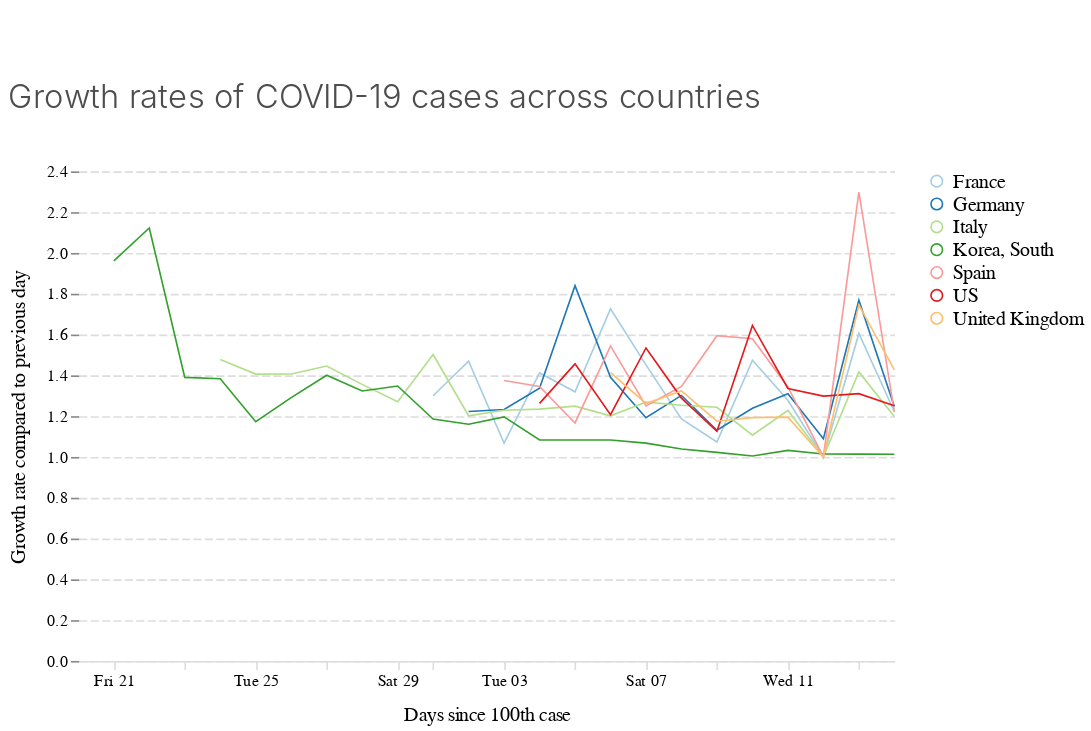

Notebook source saved alongside this figure:
### Code cell
alt.Chart(
    confirmed_sel, 
    height=300,
    title='Growth rates of COVID-19 cases across countries'
).mark_line().encode(
    alt.X('date:T', title='Days since 100th case'),
    alt.Y(
        'perc_growth:Q',
        title='Growth rate compared to previous day'
    ),
    color='country:N')

### Figure 1 — Vega-Lite specification as saved in the notebook (floating-point values rounded to 4 significant figures)
{"$schema": "https://vega.github.io/schema/vega-lite/v3.4.0.json", "config": {"area": {"fill": "#1696d2"}, "axisX": {"domain": true, "domainColor": "#DEDDDD", "domainDashOffset": 10, "domainWidth": 1, "grid": false, "labelAngle": 0, "labelFont": "Avenir", "labelFontSize": 10, "tickColor": "#DEDDDD", "titleFont": "Avenir", "titleFontSize": 12, "titleFontWeight": 400, "titlePadding": 10}, "axisY": {"domain": false, "domainDashOffset": 10, "grid": true, "gridColor": "#DEDDDD", "gridDash": [5, 2], "gridWidth": 1, "labelAngle": 0, "labelFont": "Avenir", "labelFontSize": 10, "titleFont": "Avenir", "titleFontSize": 12, "titleFontWeight": 400, "titlePadding": 10}, "bar": {"fill": "#1696d2", "strokeWidth": 0}, "guide-title": {"color": "Monospace", "font": "Avenir", "fontSize": 15}, "header": {"titleFontSize": 12, "titleFontWeight": 400}, "legend": {"labelFont": "Avenir", "labelFontSize": 12, "symbolSize": 50, "symbolType": "circle", "title": "", "titleFont": "Avenir", "titleFontSize": 12}, "line": {"color": "#1696d2", "stroke": "#1696d2", "strokeWidth": 1}, "path": {"stroke": "#1696d2"}, "point": {"filled": true}, "range": {"category": ["#a6cee3", "#1f78b4", "#b2df8a", "#33a02c", "#fb9a99", "#e31a1c", "#fdbf6f", "#ff7f00"], "diverging": ["#cfe8f3", "#a2d4ec", "#73bfe2", "#46abdb", "#1696d2", "#12719e"]}, "text": {"align": "right", "color": "#1696d2", "font": "Avenir", "fontSize": 12, "fontWeight": 400, "size": 11}, "title": {"anchor": "start", "color": "#4d4d4d", "font": "Avenir", "fontSize": 20, "fontWeight": 300, "lineHeight": 100, "offset": 30}, "trail": {"color": "#1696d2", "stroke": "#1696d2"}, "view": {"strokeWidth": 0}}, "data": {"name": "data-5514924f9b34046e41cb1e766b103c18"}, "datasets": {"data-5514924f9b34046e41cb1e766b103c18": [{"country": "France", "date": "2020-02-29T00:00:00", "days_since100": 0, "perc_growth": null, "value": 100}, {"country": "France", "date": "2020-03-01T00:00:00", "days_since100": 1, "perc_growth": 1.3, "value": 130}, {"country": "France", "date": "2020-03-02T00:00:00", "days_since100": 2, "perc_growth": 1.469, "value": 191}, {"country": "France", "date": "2020-03-03T00:00:00", "days_since100": 3, "perc_growth": 1.068, "value": 204}, {"country": "France", "date": "2020-03-04T00:00:00", "days_since100": 4, "perc_growth": 1.412, "value": 288}, {"country": "France", "date": "2020-03-05T00:00:00", "days_since100": 5, "perc_growth": 1.319, "value": 380}, {"country": "France", "date": "2020-03-06T00:00:00", "days_since100": 6, "perc_growth": 1.726, "value": 656}, {"country": "France", "date": "2020-03-07T00:00:00", "days_since100": 7, "perc_growth": 1.451, "value": 952}, {"country": "France", "date": "2020-03-08T00:00:00", "days_since100": 8, "perc_growth": 1.186, "value": 1129}, {"country": "France", "date": "2020-03-09T00:00:00", "days_since100": 9, "perc_growth": 1.074, "value": 1212}, {"country": "France", "date": "2020-03-10T00:00:00", "days_since100": 10, "perc_growth": 1.474, "value": 1787}, {"country": "France", "date": "2020-03-11T00:00:00", "days_since100": 11, "perc_growth": 1.278, "value": 2284}, {"country": "France", "date": "2020-03-12T00:00:00", "days_since100": 12, "perc_growth": 1, "value": 2284}, {"country": "France", "date": "2020-03-13T00:00:00", "days_since100": 13, "perc_growth": 1.606, "value": 3667}, {"country": "France", "date": "2020-03-14T00:00:00", "days_since100": 14, "perc_growth": 1.222, "value": 4480}, {"country": "Germany", "date": "2020-03-01T00:00:00", "days_since100": 0, "perc_growth": null, "value": 130}, {"country": "Germany", "date": "2020-03-02T00:00:00", "days_since100": 1, "perc_growth": 1.223, "value": 159}, {"country": "Germany", "date": "2020-03-03T00:00:00", "days_since100": 2, "perc_growth": 1.233, "value": 196}, {"country": "Germany", "date": "2020-03-04T00:00:00", "days_since100": 3, "perc_growth": 1.337, "value": 262}, {"country": "Germany", "date": "2020-03-05T00:00:00", "days_since100": 4, "perc_growth": 1.84, "value": 482}, {"country": "Germany", "date": "2020-03-06T00:00:00", "days_since100": 5, "perc_growth": 1.39, "value": 670}, {"country": "Germany", "date": "2020-03-07T00:00:00", "days_since100": 6, "perc_growth": 1.193, "value": 799}, {"country": "Germany", "date": "2020-03-08T00:00:00", "days_since100": 7, "perc_growth": 1.302, "value": 1040}, {"country": "Germany", "date": "2020-03-09T00:00:00", "days_since100": 8, "perc_growth": 1.131, "value": 1176}, {"country": "Germany", "date": "2020-03-10T00:00:00", "days_since100": 9, "perc_growth": 1.239, "value": 1457}, {"country": "Germany", "date": "2020-03-11T00:00:00", "days_since100": 10, "perc_growth": 1.31, "value": 1908}, {"country": "Germany", "date": "2020-03-12T00:00:00", "days_since100": 11, "perc_growth": 1.089, "value": 2078}, {"country": "Germany", "date": "2020-03-13T00:00:00", "days_since100": 12, "perc_growth": 1.769, "value": 3675}, {"country": "Germany", "date": "2020-03-14T00:00:00", "days_since100": 13, "perc_growth": 1.248, "value": 4585}, {"country": "Italy", "date": "2020-02-23T00:00:00", "days_since100": 0, "perc_growth": null, "value": 155}, {"country": "Italy", "date": "2020-02-24T00:00:00", "days_since100": 1, "perc_growth": 1.477, "value": 229}, {"country": "Italy", "date": "2020-02-25T00:00:00", "days_since100": 2, "perc_growth": 1.406, "value": 322}, {"country": "Italy", "date": "2020-02-26T00:00:00", "days_since100": 3, "perc_growth": 1.407, "value": 453}, {"country": "Italy", "date": "2020-02-27T00:00:00", "days_since100": 4, "perc_growth": 1.446, "value": 655}, {"country": "Italy", "date": "2020-02-28T00:00:00", "days_since100": 5, "perc_growth": 1.356, "value": 888}, {"country": "Italy", "date": "2020-02-29T00:00:00", "days_since100": 6, "perc_growth": 1.27, "value": 1128}, {"country": "Italy", "date": "2020-03-01T00:00:00", "days_since100": 7, "perc_growth": 1.502, "value": 1694}, {"country": "Italy", "date": "2020-03-02T00:00:00", "days_since100": 8, "perc_growth": 1.202, "value": 2036}, {"country": "Italy", "date": "2020-03-03T00:00:00", "days_since100": 9, "perc_growth": 1.229, "value": 2502}, {"country": "Italy", "date": "2020-03-04T00:00:00", "days_since100": 10, "perc_growth": 1.235, "value": 3089}, {"country": "Italy", "date": "2020-03-05T00:00:00", "days_since100": 11, "perc_growth": 1.249, "value": 3858}, {"country": "Italy", "date": "2020-03-06T00:00:00", "days_since100": 12, "perc_growth": 1.202, "value": 4636}, {"country": "Italy", "date": "2020-03-07T00:00:00", "days_since100": 13, "perc_growth": 1.269, "value": 5883}, {"country": "Italy", "date": "2020-03-08T00:00:00", "days_since100": 14, "perc_growth": 1.254, "value": 7375}, {"country": "Italy", "date": "2020-03-09T00:00:00", "days_since100": 15, "perc_growth": 1.244, "value": 9172}, {"country": "Italy", "date": "2020-03-10T00:00:00", "days_since100": 16, "perc_growth": 1.107, "value": 10149}, {"country": "Italy", "date": "2020-03-11T00:00:00", "days_since100": 17, "perc_growth": 1.228, "value": 12462}, {"country": "Italy", "date": "2020-03-12T00:00:00", "days_since100": 18, "perc_growth": 1, "value": 12462}, {"country": "Italy", "date": "2020-03-13T00:00:00", "days_since100": 19, "perc_growth": 1.417, "value": 17660}, {"country": "Italy", "date": "2020-03-14T00:00:00", "days_since100": 20, "perc_growth": 1.198, "value": 21157}, {"country": "Korea, South", "date": "2020-02-20T00:00:00", "days_since100": 0, "perc_growth": null, "value": 104}, {"country": "Korea, South", "date": "2020-02-21T00:00:00", "days_since100": 1, "perc_growth": 1.962, "value": 204}, {"country": "Korea, South", "date": "2020-02-22T00:00:00", "days_since100": 2, "perc_growth": 2.123, "value": 433}, {"country": "Korea, South", "date": "2020-02-23T00:00:00", "days_since100": 3, "perc_growth": 1.39, "value": 602}, {"country": "Korea, South", "date": "2020-02-24T00:00:00", "days_since100": 4, "perc_growth": 1.384, "value": 833}, {"country": "Korea, South", "date": "2020-02-25T00:00:00", "days_since100": 5, "perc_growth": 1.173, "value": 977}, {"country": "Korea, South", "date": "2020-02-26T00:00:00", "days_since100": 6, "perc_growth": 1.291, "value": 1261}, {"country": "Korea, South", "date": "2020-02-27T00:00:00", "days_since100": 7, "perc_growth": 1.4, "value": 1766}, {"country": "Korea, South", "date": "2020-02-28T00:00:00", "days_since100": 8, "perc_growth": 1.323, "value": 2337}, {"country": "Korea, South", "date": "2020-02-29T00:00:00", "days_since100": 9, "perc_growth": 1.348, "value": 3150}, {"country": "Korea, South", "date": "2020-03-01T00:00:00", "days_since100": 10, "perc_growth": 1.186, "value": 3736}, {"country": "Korea, South", "date": "2020-03-02T00:00:00", "days_since100": 11, "perc_growth": 1.16, "value": 4335}, {"country": "Korea, South", "date": "2020-03-03T00:00:00", "days_since100": 12, "perc_growth": 1.196, "value": 5186}, {"country": "Korea, South", "date": "2020-03-04T00:00:00", "days_since100": 13, "perc_growth": 1.084, "value": 5621}, {"country": "Korea, South", "date": "2020-03-05T00:00:00", "days_since100": 14, "perc_growth": 1.083, "value": 6088}, {"country": "Korea, South", "date": "2020-03-06T00:00:00", "days_since100": 15, "perc_growth": 1.083, "value": 6593}, {"country": "Korea, South", "date": "2020-03-07T00:00:00", "days_since100": 16, "perc_growth": 1.068, "value": 7041}, {"country": "Korea, South", "date": "2020-03-08T00:00:00", "days_since100": 17, "perc_growth": 1.039, "value": 7314}, {"country": "Korea, South", "date": "2020-03-09T00:00:00", "days_since100": 18, "perc_growth": 1.022, "value": 7478}, {"country": "Korea, South", "date": "2020-03-10T00:00:00", "days_since100": 19, "perc_growth": 1.005, "value": 7513}, {"country": "Korea, South", "date": "2020-03-11T00:00:00", "days_since100": 20, "perc_growth": 1.032, "value": 7755}, {"country": "Korea, South", "date": "2020-03-12T00:00:00", "days_since100": 21, "perc_growth": 1.015, "value": 7869}, {"country": "Korea, South", "date": "2020-03-13T00:00:00", "days_since100": 22, "perc_growth": 1.014, "value": 7979}, {"country": "Korea, South", "date": "2020-03-14T00:00:00", "days_since100": 23, "perc_growth": 1.013, "value": 8086}, {"country": "Spain", "date": "2020-03-02T00:00:00", "days_since100": 0, "perc_growth": null, "value": 120}, {"country": "Spain", "date": "2020-03-03T00:00:00", "days_since100": 1, "perc_growth": 1.375, "value": 165}, {"country": "Spain", "date": "2020-03-04T00:00:00", "days_since100": 2, "perc_growth": 1.345, "value": 222}, {"country": "Spain", "date": "2020-03-05T00:00:00", "days_since100": 3, "perc_growth": 1.167, "value": 259}, {"country": "Spain", "date": "2020-03-06T00:00:00", "days_since100": 4, "perc_growth": 1.544, "value": 400}, {"country": "Spain", "date": "2020-03-07T00:00:00", "days_since100": 5, "perc_growth": 1.25, "value": 500}, {"country": "Spain", "date": "2020-03-08T00:00:00", "days_since100": 6, "perc_growth": 1.346, "value": 673}, {"country": "Spain", "date": "2020-03-09T00:00:00", "days_since100": 7, "perc_growth": 1.594, "value": 1073}, {"country": "Spain", "date": "2020-03-10T00:00:00", "days_since100": 8, "perc_growth": 1.58, "value": 1695}, {"country": "Spain", "date": "2020-03-11T00:00:00", "days_since100": 9, "perc_growth": 1.343, "value": 2277}, {"country": "Spain", "date": "2020-03-12T00:00:00", "days_since100": 10, "perc_growth": 1, "value": 2277}, {"country": "Spain", "date": "2020-03-13T00:00:00", "days_since100": 11, "perc_growth": 2.298, "value": 5232}, {"country": "Spain", "date": "2020-03-14T00:00:00", "days_since100": 12, "perc_growth": 1.222, "value": 6391}, {"country": "US", "date": "2020-03-03T00:00:00", "days_since100": 0, "perc_growth": null, "value": 118}, {"country": "US", "date": "2020-03-04T00:00:00", "days_since100": 1, "perc_growth": 1.263, "value": 149}, {"country": "US", "date": "2020-03-05T00:00:00", "days_since100": 2, "perc_growth": 1.456, "value": 217}, {"country": "US", "date": "2020-03-06T00:00:00", "days_since100": 3, "perc_growth": 1.207, "value": 262}, {"country": "US", "date": "2020-03-07T00:00:00", "days_since100": 4, "perc_growth": 1.534, "value": 402}, {"country": "US", "date": "2020-03-08T00:00:00", "days_since100": 5, "perc_growth": 1.289, "value": 518}, {"country": "US", "date": "2020-03-09T00:00:00", "days_since100": 6, "perc_growth": 1.125, "value": 583}, {"country": "US", "date": "2020-03-10T00:00:00", "days_since100": 7, "perc_growth": 1.645, "value": 959}, {"country": "US", "date": "2020-03-11T00:00:00", "days_since100": 8, "perc_growth": 1.336, "value": 1281}, {"country": "US", "date": "2020-03-12T00:00:00", "days_since100": 9, "perc_growth": 1.298, "value": 1663}, {"country": "US", "date": "2020-03-13T00:00:00", "days_since100": 10, "perc_growth": 1.31, "value": 2179}, {"country": "US", "date": "2020-03-14T00:00:00", "days_since100": 11, "perc_growth": 1.251, "value": 2727}, {"country": "United Kingdom", "date": "2020-03-05T00:00:00", "days_since100": 0, "perc_growth": null, "value": 116}, {"country": "United Kingdom", "date": "2020-03-06T00:00:00", "days_since100": 1, "perc_growth": 1.414, "value": 164}, {"country": "United Kingdom", "date": "2020-03-07T00:00:00", "days_since100": 2, "perc_growth": 1.262, "value": 207}, {"country": "United Kingdom", "date": "2020-03-08T00:00:00", "days_since100": 3, "perc_growth": 1.324, "value": 274}, {"country": "United Kingdom", "date": "2020-03-09T00:00:00", "days_since100": 4, "perc_growth": 1.175, "value": 322}, {"country": "United Kingdom", "date": "2020-03-10T00:00:00", "days_since100": 5, "perc_growth": 1.193, "value": 384}, {"country": "United Kingdom", "date": "2020-03-11T00:00:00", "days_since100": 6, "perc_growth": 1.195, "value": 459}, {"country": "United Kingdom", "date": "2020-03-12T00:00:00", "days_since100": 7, "perc_growth": 1, "value": 459}, {"country": "United Kingdom", "date": "2020-03-13T00:00:00", "days_since100": 8, "perc_growth": 1.745, "value": 801}, {"country": "United Kingdom", "date": "2020-03-14T00:00:00", "days_since100": 9, "perc_growth": 1.427, "value": 1143}]}, "encoding": {"color": {"field": "country", "type": "nominal"}, "x": {"field": "date", "title": "Days since 100th case", "type": "temporal"}, "y": {"field": "perc_growth", "title": "Growth rate compared to previous day", "type": "quantitative"}}, "height": 300, "mark": "line", "padding": {"bottom": 5, "left": 5, "right": 5, "top": 50}, "title": "Growth rates of COVID-19 cases across countries", "width": 500}
